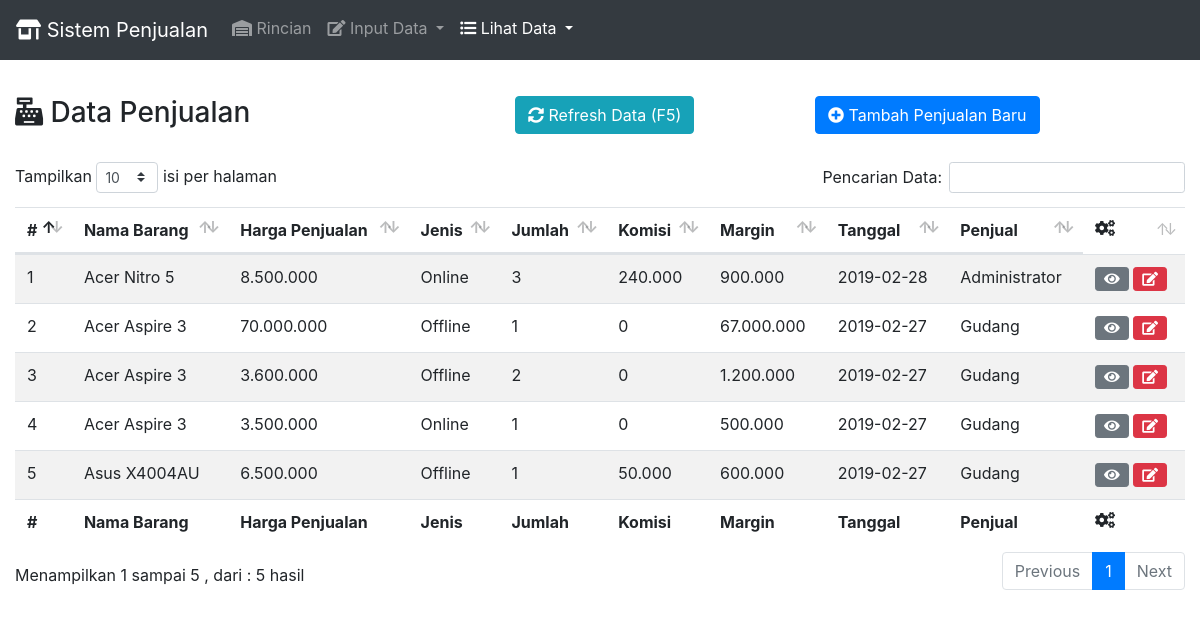
The app's page /lihatpenjualan.php, older data.
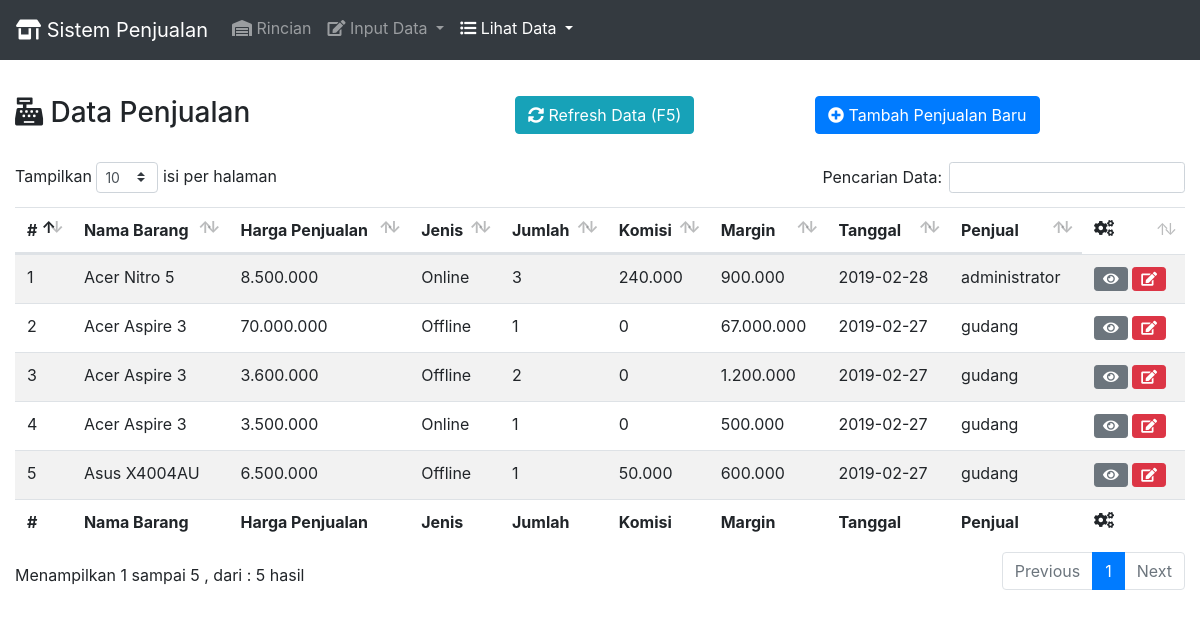
The same page, newer data.
### tables this page shows
CREATE TABLE `data_penjualan` (
  `kode_penjualan` int(11) NOT NULL AUTO_INCREMENT,
  `kode_barang` int(11) NOT NULL DEFAULT '0',
  `harga_penjualan` int(11) DEFAULT NULL,
  `jenis_penjualan` varchar(255) DEFAULT NULL,
  `jumlah` int(11) DEFAULT NULL,
  `tgl_penjualan` date DEFAULT NULL,
  `id_akun` int(11) DEFAULT NULL,
  PRIMARY KEY (`kode_penjualan`),
  KEY `kode_barang` (`kode_barang`),
  KEY `id_akun` (`id_akun`),
  CONSTRAINT `data_penjualan_ibfk_1` FOREIGN KEY (`kode_barang`) REFERENCES `data_barang` (`kode_barang`),
  CONSTRAINT `data_penjualan_ibfk_2` FOREIGN KEY (`id_akun`) REFERENCES `data_akun` (`id_akun`)
);

CREATE TABLE `data_barang` (
  `kode_barang` int(11) NOT NULL AUTO_INCREMENT,
  `nama_barang` varchar(255) DEFAULT NULL,
  `deskripsi` varchar(255) DEFAULT NULL,
  `stok` int(11) DEFAULT NULL,
  `brand` varchar(255) DEFAULT NULL,
  `harga_modal` int(11) DEFAULT NULL,
  `harga_m2` int(11) DEFAULT NULL,
  `komisi` int(11) DEFAULT NULL,
  PRIMARY KEY (`kode_barang`)
);

CREATE TABLE `data_akun` (
  `id_akun` int(11) NOT NULL AUTO_INCREMENT,
  `nama_akun` varchar(255) DEFAULT NULL,
  `ket_akun` varchar(255) DEFAULT NULL,
  `password` varchar(255) DEFAULT NULL,
  `hak_akses` varchar(255) DEFAULT NULL,
  PRIMARY KEY (`id_akun`)
);

### lihatpenjualan.php (the view, shortened to what this page needs)
<html>
<head>
  <link rel="stylesheet" href="https://use.fontawesome.com/releases/v5.7.0/css/all.css">
  <link rel="stylesheet" href="css/bootstrap.min.css">
  <link href="vendor/datatables/dataTables.bootstrap4.min.css" rel="stylesheet">
</head>
<body>
  <div class="fixed-top">
    <nav class="navbar navbar-expand-lg navbar-dark bg-dark">
      <a class="navbar-brand" href="index.php"><i class="fa fa-store-alt"></i> Sistem Penjualan</a>
      <div class="collapse navbar-collapse" id="navbarNavDropdown">
        <ul class="navbar-nav">
          <li class="nav-item">
            <a class="nav-link" href="index.php"><label class=" fa fa-warehouse"></label> Rincian <span class="sr-only">(current)</span></a>
          </li>
          <li class="nav-item dropdown">
            <a class="nav-link dropdown-toggle" href="#" id="navbarDropdownMenuLink" role="button" data-toggle="dropdown" aria-haspopup="true" aria-expanded="false">
              <label class="fa fa-edit"> </label> Input Data
            </a>
          </li>
          <li class="nav-item dropdown  active">
            <a class="nav-link dropdown-toggle" href="#" id="navbarDropdownMenuLink" role="button" data-toggle="dropdown" aria-haspopup="true" aria-expanded="false">
              <label class="fa fa-list-ul"> </label>
              Lihat Data
            </a>
          </li>
        </ul>
      </div>
    </nav>
  </div>
  <br><br><br><br>
  <div class="container-fluid">
    <div class="row">
      <div class="col-5">
        <h3><span class="fa fa-cash-register"></span> Data Penjualan</h3><br>
      </div>
      <div class="col-3">
        <a href="lihatpenjualan.php"><button class="btn btn-info"><span class="fa fa-sync-alt"></span> Refresh Data (F5)</button></a>
      </div>
      <div class="col-3">
        <a href="inputpenjualan.php"><button class="btn btn-primary"><span class="fa fa-plus-circle"></span> Tambah Penjualan Baru</button></a>
      </div>
    </div>
    <div class="table-responsive">
     <table class="table table-striped" id="dataTable" width="100%" cellspacing="0">
      <thead>
        <tr>
          <th title="Kode Penjualan">#</th>
          <th>Nama Barang</th>
          <th>Harga Penjualan</th>
          <th>Jenis</th>
          <th>Jumlah</th>
          <th>Komisi</th>
          <th>Margin</th>
          <th>Tanggal</th>
          <th>Penjual</th>
          <td><span class="fa fa-cogs"></span></td>
        </tr>
      </thead>
      <tfoot>
        <tr>
          <th title="Kode Penjualan">#</th>
          <th>Nama Barang</th>
          <th>Harga Penjualan</th>
          <th>Jenis</th>
          <th>Jumlah</th>
          <th>Komisi</th>
          <th>Margin</th>
          <th>Tanggal</th>
          <th>Penjual</th>
          <th><span class="fa fa-cogs"></span></th>
        </tr>
      </tfoot>
      <tbody>
        <?php
        include_once 'koneksi.php';
        $datapenjualan=mysqli_query($conn, 'SELECT * FROM data_barang, data_penjualan, data_akun WHERE data_penjualan.kode_barang = data_barang.kode_barang and data_penjualan.id_akun = data_akun.id_akun');
        while ($data=mysqli_fetch_array($datapenjualan)) {
          ?>
          <tr>
            <td><?php echo $data['kode_penjualan']; ?></td>
            <td><?php echo $data['nama_barang']; ?></td>
            <td><?php echo number_format($data['harga_penjualan'],0,",","."); ?></td>
            <td><?php echo $data['jenis_penjualan']; ?></td>
            <td><?php echo $data['jumlah']; ?></td>
            <td><?php echo number_format($data['komisi']*$data['jumlah'],0,",","."); ?></td>
            <td><?php echo number_format(($data['harga_penjualan']-$data['harga_modal'])*$data['jumlah'],0,",","."); ?></td>
            <td><?php echo $data['tgl_penjualan']; ?></td>
            <td><?php echo $data['nama_akun']; ?></td>
            <td>
              <button class="btn btn-secondary btn-sm lihatdata" title="Lihat Penjualan" id="<?php echo $data['kode_penjualan']; ?>"><span class="fa fa-eye"></span></button>
              <button class="btn btn-danger btn-sm ubahdata" title="Edit Penjualan" id="<?php echo $data['kode_penjualan']; ?>"><span class="fa fa-edit"></span></button>
            </td>
          </tr>
          <?php
        }
        ?>
      </tbody>
    </table>
  </div>
</div>
</body>
</html>

Row changes from the older to the newer data that the page shows:
changed through a linked row, data_penjualan "Acer Nitro 5": id_akun.nama_akun "Administrator" → "administrator"
changed through a linked row, data_penjualan id 2: id_akun.nama_akun "Gudang" → "gudang"
changed through a linked row, data_penjualan id 3: id_akun.nama_akun "Gudang" → "gudang"
changed through a linked row, data_penjualan id 4: id_akun.nama_akun "Gudang" → "gudang"
changed through a linked row, data_penjualan "Asus X4004AU": id_akun.nama_akun "Gudang" → "gudang"
